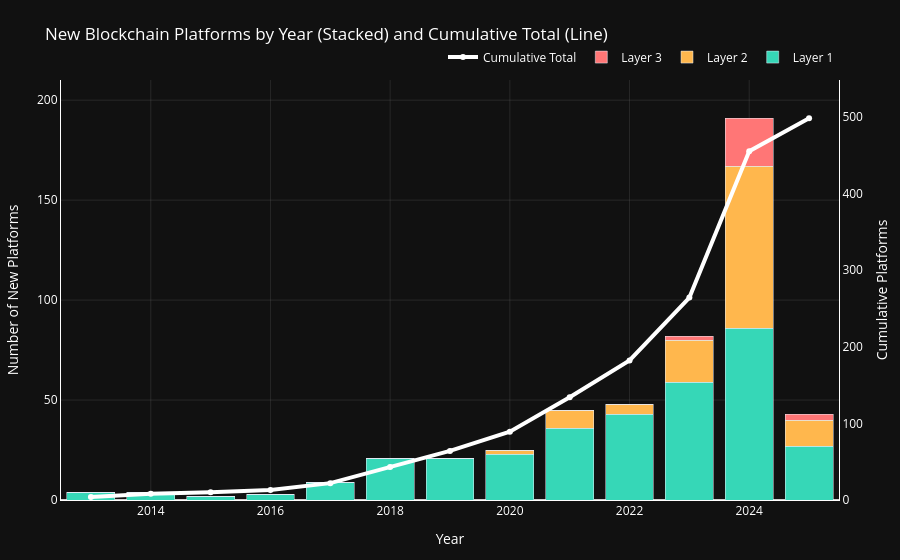

Notebook source saved alongside this figure:
### Code cell
import plotly.io as pio

years = df_combined.index

# Stacked bars for new platforms per year
bar1 = go.Bar(
    x=years,
    y=df_combined['Layer 1'],
    name='Layer 1',
    marker_color='#36D7B7'
)
bar2 = go.Bar(
    x=years,
    y=df_combined['Layer 2'],
    name='Layer 2',
    marker_color='#FFB74D'
)
bar3 = go.Bar(
    x=years,
    y=df_combined['Layer 3'],
    name='Layer 3',
    marker_color='#FF7676'
)

# Cumulative total line
cum_line = go.Scatter(
    x=years,
    y=df_combined[['Layer 1', 'Layer 2', 'Layer 3']].sum(axis=1).cumsum(),
    name='Cumulative Total',
    mode='lines+markers',
    line=dict(color='white', width=4),
    yaxis='y2'
)

# Calculate max values for each axis for proper scaling
max_new = df_combined[['Layer 1', 'Layer 2', 'Layer 3']].sum(axis=1).max()
max_cum = df_combined[['Layer 1', 'Layer 2', 'Layer 3']].sum(axis=1).cumsum().max()

layout = go.Layout(
    title='New Blockchain Platforms by Year (Stacked) and Cumulative Total (Line)',
    plot_bgcolor='rgb(17,17,17)',
    paper_bgcolor='rgb(17,17,17)',
    font=dict(color='white'),
    barmode='stack',
    xaxis=dict(
        title='Year',
        dtick=2,
        tickmode='linear',
        gridcolor='rgba(128,128,128,0.2)',
        tickcolor='white',
        range=[2012.5, 2025.5],
        showline=True,
        showgrid=True,
        zeroline=False
    ),
    yaxis=dict(
        title='Number of New Platforms',
        gridcolor='rgba(128,128,128,0.2)',
        tickcolor='white',
        showgrid=True,
        gridwidth=1,
        range=[0, max_new * 1.1],  # Dynamic scaling with padding
        showline=True,
        zeroline=True,
        zerolinecolor='rgba(255,255,255,0.8)',
        zerolinewidth=2
    ),
    yaxis2=dict(
        title='Cumulative Platforms',
        overlaying='y',
        side='right',
        showgrid=False,
        showline=True,
        zeroline=False,  # Don't show second zeroline
        range=[0, max_cum * 1.1],  # Dynamic scaling with padding
        anchor="x"
    ),
    legend=dict(
        bgcolor='rgba(0,0,0,0)',
        font=dict(color='white'),
        orientation='h',
        yanchor='bottom',
        y=1.02,
        xanchor='right',
        x=1
    ),
    margin=dict(l=60, r=60, t=80, b=60)
)

# Create the figure with all traces
fig = go.Figure(data=[bar1, bar2, bar3, cum_line], layout=layout)

# Force the zero baseline alignment with an update
fig.update_layout(
    yaxis=dict(
        scaleanchor="y2",
        scaleratio=max_cum/max_new,
        constraintoward="bottom"
    )
)

fig.show()

### Figure 1 — Plotly figure (JSON) as saved in the notebook; plotly's stock layout.template omitted (floating-point values rounded to 4 significant figures)
{"data": [{"marker": {"color": "#36D7B7"}, "name": "Layer 1", "type": "bar", "x": [2013, 2014, 2015, 2016, 2017, 2018, 2019, 2020, 2021, 2022, 2023, 2024, 2025], "y": [4, 4, 2, 3, 9, 21, 21, 23, 36, 43, 59, 86, 27]}, {"marker": {"color": "#FFB74D"}, "name": "Layer 2", "type": "bar", "x": [2013, 2014, 2015, 2016, 2017, 2018, 2019, 2020, 2021, 2022, 2023, 2024, 2025], "y": [0.0, 0.0, 0.0, 0.0, 0.0, 0.0, 0.0, 2.0, 9.0, 5.0, 21.0, 81.0, 13.0]}, {"marker": {"color": "#FF7676"}, "name": "Layer 3", "type": "bar", "x": [2013, 2014, 2015, 2016, 2017, 2018, 2019, 2020, 2021, 2022, 2023, 2024, 2025], "y": [0.0, 0.0, 0.0, 0.0, 0.0, 0.0, 0.0, 0.0, 0.0, 0.0, 2.0, 24.0, 3.0]}, {"line": {"color": "white", "width": 4}, "mode": "lines+markers", "name": "Cumulative Total", "type": "scatter", "x": [2013, 2014, 2015, 2016, 2017, 2018, 2019, 2020, 2021, 2022, 2023, 2024, 2025], "y": [4.0, 8.0, 10.0, 13.0, 22.0, 43.0, 64.0, 89.0, 134.0, 182.0, 264.0, 455.0, 498.0], "yaxis": "y2"}], "layout": {"barmode": "stack", "font": {"color": "white"}, "legend": {"bgcolor": "rgba(0,0,0,0)", "font": {"color": "white"}, "orientation": "h", "x": 1, "xanchor": "right", "y": 1.02, "yanchor": "bottom"}, "margin": {"b": 60, "l": 60, "r": 60, "t": 80}, "paper_bgcolor": "rgb(17,17,17)", "plot_bgcolor": "rgb(17,17,17)", "title": {"text": "New Blockchain Platforms by Year (Stacked) and Cumulative Total (Line)"}, "xaxis": {"dtick": 2, "gridcolor": "rgba(128,128,128,0.2)", "range": [2012.0, 2026.0], "showgrid": true, "showline": true, "tickcolor": "white", "tickmode": "linear", "title": {"text": "Year"}, "zeroline": false}, "yaxis": {"constraintoward": "bottom", "gridcolor": "rgba(128,128,128,0.2)", "gridwidth": 1, "range": [0, 210.1], "scaleanchor": "y2", "scaleratio": 2.607, "showgrid": true, "showline": true, "tickcolor": "white", "title": {"text": "Number of New Platforms"}, "zeroline": true, "zerolinecolor": "rgba(255,255,255,0.8)", "zerolinewidth": 2}, "yaxis2": {"anchor": "x", "overlaying": "y", "range": [0, 547.8], "showgrid": false, "showline": true, "side": "right", "title": {"text": "Cumulative Platforms"}, "zeroline": false}}}
